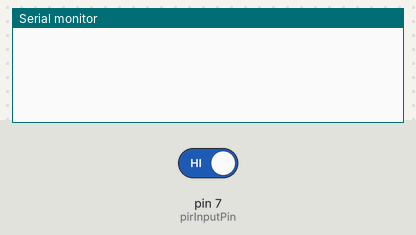
The sketch below on a simulated Arduino Uno, built with avr-gcc and run on an emulated ATmega328P. Parts: the last lines printed to the serial monitor. Inputs (shaded band) come from the test bench; at power-on: pin 7 (pirInputPin) HIGH.

Above: at 1.2 s.
1.3 s: pin 7 (pirInputPin) driven LOW
At 2.4 s:
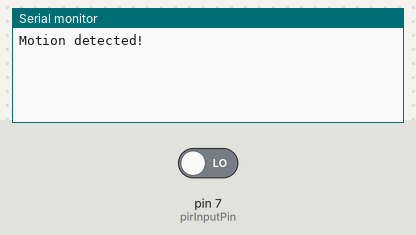
2.8 s: pin 7 (pirInputPin) driven HIGH
At 3.5 s:
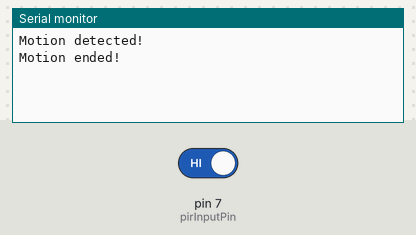

The sketch:

project_testing.ino
```cpp
// For PIR sensors
int pirInputPin = 7;		// choose the input pin (for PIR sensor)
int pirState = LOW;		// we start, assuming no motion detected
int val = 0;			// variable for reading the pin status

// boolean variable to check if the given parking slot is occupied
int isOccupied = 0;

// // pin numbers for red and green LEDs
// int redLedPin = 7;
// int greenLedPin = 6;

// // Define pins for ultrasonic sensor and LED
// int trigPin = 1;
// int echoPin = 2;
// int ledPinred = 3;
// int ledPingreen = 4;

// for ultrasonic sensor
int isParked = 0;

void setup()  {

  Serial.begin(9600);

  // for PIR sensor
  pinMode(pirInputPin, INPUT);	// declare sensor as input

  // // for ultrasonic sensor
  // pinMode(trigPin, OUTPUT);
  // pinMode(echoPin, INPUT);
  // pinMode(ledPinred, OUTPUT);
  // pinMode(ledPingreen, OUTPUT);

}

void loop() {
  // for PIR sensor

  val = digitalRead(pirInputPin);	// read input value

  if (val == LOW) {		// check if the input is HIGH
      // digitalWrite (ledPin, HIGH);	// turn LED ON
      if (pirState == LOW) {
	      Serial.println("Motion detected!");	// print on output change
	      pirState = HIGH;
        isOccupied = (isOccupied == 0)? 1:0;
        // updateLEDs(isOccupied);
	    }
  }
  else {
      // digitalWrite (ledPin, LOW);	// turn LED OFF
      if (pirState == HIGH) {
	      Serial.println ("Motion ended!");	// print on output change
	      pirState = LOW;
        isOccupied = 0;
        // updateLEDs(isOccupied);
	    }
  }

  // // for ultrasonic sensor
  // sendUltrasonicPulse();

  // // get ultrasonic sensor reading
  // long duration = pulseIn(echoPin, HIGH);
  // float distance = duration * 0.034 / 2;

  // updateUltrasonicSensorOutput(distance);

}

// void updateLEDs(int isOccupied1) {
//   if (isOccupied1) { // turn off green LED and turn on red LED
//     // turn off green LED
//     digitalWrite(greenLedPin, LOW);

//     // turn on red LED
//     digitalWrite(redLedPin, HIGH);
//   } else {
//     // turn off red LED
//     digitalWrite(redLedPin, LOW);

//     // turn on green LED
//     digitalWrite(greenLedPin, HIGH);
//   }

  // for ultrasonic sensor
// }

// void sendUltrasonicPulse() {

//   digitalWrite(trigPin, LOW);
//   delayMicroseconds(2);
//   digitalWrite(trigPin, HIGH);
//   delayMicroseconds(10);
//   digitalWrite(trigPin, LOW);

// }

// void updateUltrasonicSensorOutput(distance) {

//   if (distance < 25 && isParked == 0) {
//     Serial.println("Parked.");
//     isParked = 1;
//     digitalWrite(ledPingreen, LOW);
//     digitalWrite(ledPinred, HIGH);
//   } else if (distance > 25 && isParked == 1) {
//     Serial.println("Parking spot emptied.");
//     isParked = 0;
//     digitalWrite(ledPinred, LOW);
//     digitalWrite(ledPingreen, HIGH);
//   }

// }
```

Measured:
- after the input at 1.3 s, the serial monitor: prints a new line at once (image 1)
- after the input at 2.8 s, the serial monitor: prints a new line at once (image 2)
